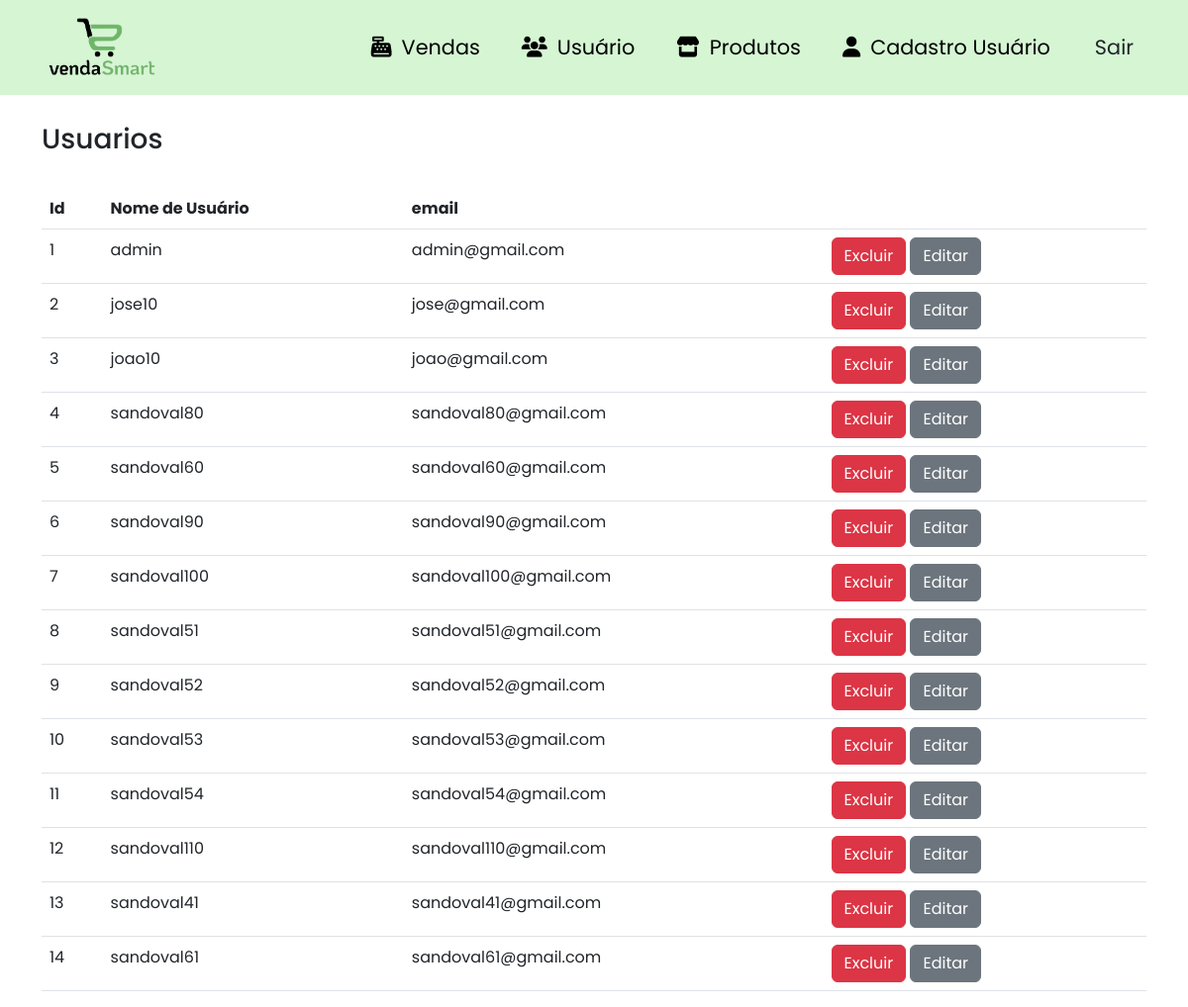
The app's page /usuarios (signed in) with its own data.
### site_atividade/models/__init__.py (models this page shows)
class Usuario(database.Model, UserMixin):
    id = database.Column(database.Integer, primary_key=True)
    usuario = database.Column(database.String, nullable=False, unique=True)
    email = database.Column(database.String, nullable=False, unique=True)
    senha = database.Column(database.String, nullable=False)

### site_atividade/routers/__init__.py (the view)
@app.route("/usuarios")
@login_required
def usuarios():
    usuarios = Usuario.query.all()
    return render_template('lista_usuario.html', usuarios=usuarios)

### site_atividade/models/__init__.py (called while the page is built)
@login_manager.user_loader
def load_usuario(id_usuario):
    return Usuario.query.get(int(id_usuario))

### site_atividade/templates/lista_usuario.html (shortened to what this page needs)
{% extends 'base.html' %}
{% block body %}
        <div class="container theme-showcase" role="main">
            <div class="page-header">
                <br>
                <h3 class="box-title col-md-12">Usuarios</h3>
            </div>
            <br>
            <table class="table table-hover" overflow="scroll">
                <thead>
                    <tr>
                        <th>Id</th>
                        <th>Nome de Usuário</th>
                        <th>email</th>
                        <th> </th>
                    </tr>
                </thead>
                <tbody>
                {% for usuario in usuarios %}
                    <tr data-href="#">
                        </td> <td>{{ usuario.id }}</td>
                        <td>{{ usuario.usuario }}</td>
                        <td>{{ usuario.email }}</td>
                        <td>
                            <a class="btn btn-danger" href="{{ url_for('delete_usuario', id=usuario.id) }}">Excluir</a>
                            <a class="btn btn-Secondary" href="#">Editar</a>
                        </td>
                    </tr>
                {% endfor %}
                </tbody>
            </table>
        </div>
{% endblock %}

### site_atividade/static/css/style.css (style rules this page uses)
body { padding-top: 100px; font-family: 'Poppins', sans-serif; }

### records on screen
Usuario: id "1", usuario "admin", email "admin@gmail.com"
Usuario: id "2", usuario "jose10", email "jose@gmail.com"
Usuario: id "3", usuario "joao10", email "joao@gmail.com"
Usuario: id "4", usuario "sandoval80", email "sandoval80@gmail.com"
Usuario: id "5", usuario "sandoval60", email "sandoval60@gmail.com"
Usuario: id "6", usuario "sandoval90", email "sandoval90@gmail.com"
Usuario: id "7", usuario "sandoval100", email "sandoval100@gmail.com"
Usuario: id "8", usuario "sandoval51", email "sandoval51@gmail.com"
Usuario: id "9", usuario "sandoval52", email "sandoval52@gmail.com"
Usuario: id "10", usuario "sandoval53", email "sandoval53@gmail.com"
Usuario: id "11", usuario "sandoval54", email "sandoval54@gmail.com"
Usuario: id "12", usuario "sandoval110", email "sandoval110@gmail.com"
Usuario: id "13", usuario "sandoval41", email "sandoval41@gmail.com"
Usuario: id "14", usuario "sandoval61", email "sandoval61@gmail.com"
